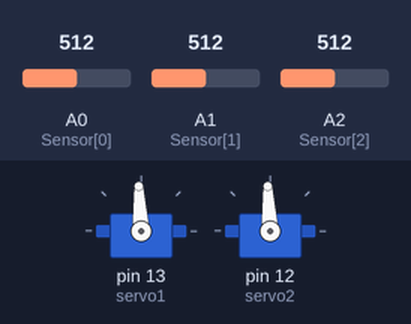
A sketch run on a simulated Arduino Uno, built with avr-gcc and run on an emulated ATmega328P. On the bench: 2 × servo. Inputs (shaded band) come from the test bench; at power-on: A1 (Sensor[1]) = 512, A2 (Sensor[2]) = 512, A0 (Sensor[0]) = 512.

Above: at 1.2 s.
1.3 s: A1 (Sensor[1]) set to 900
At 1.9 s:
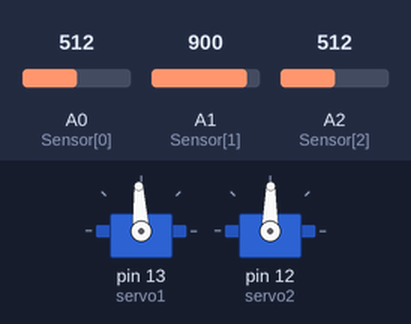
2.8 s: A2 (Sensor[2]) set to 900
At 4.2 s:
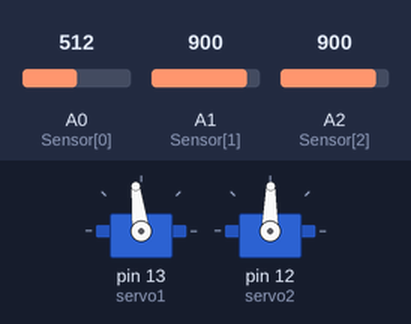
Timing chart, 0 to 5.8 s (numbered marks = the images above; inputs shaded):
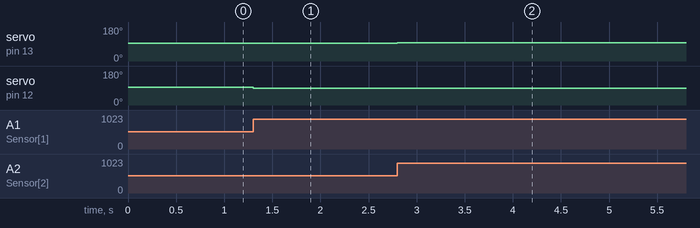

Measured:
- after the input at 1.3 s, servo on pin 12 (servo2): 93° → 89° at once
- after the input at 2.8 s, servo on pin 13 (servo1): 93° → 97° at once

The sketch:

ws_1122_s1.ino
```cpp
/* 선을 따라 갈 수 있다.
 *  흰색에서는 멈춘다.
 *  십자모양길을 만나면 멈춘다.
 */
#include <Servo.h>

char Sensor[] = {A0, A1,A2};   // 로봇에서 1 2 3 순서
int Sensor_val[3];
Servo servo1, servo2;

float cm0, cm1, cm2;

void setup()
{
  Serial.begin(9600); //시리얼

  servo1.attach(13);  //오른쪽
  servo2.attach(12);  //왼쪽
  //pinMode(Sensor,INPUT);
}

void loop()
{
  Sensor_val[0] = map(analogRead(Sensor[0]), 0, 1023, 0, 5000); //전압값으로 변환
    Sensor_val[1] = map(analogRead(Sensor[1]), 0, 1023, 0, 5000);
    Sensor_val[2] = map(analogRead(Sensor[2]), 0, 1023, 0, 5000);

  cm0 = (24.61/(Sensor_val[0]-0.1696))*1000; //cm값으로 변환
    cm1 = (24.61/(Sensor_val[1]-0.1696))*1000;
    cm2 = (24.61/(Sensor_val[2]-0.1696))*1000;

  if( cm1 < 7 && cm2 < 7 ) { // X11
    if(cm0 < 7){ //111 (십자길) 정지
      servo1.writeMicroseconds(1500);
          servo2.writeMicroseconds(1500);//정지
    }
    else if(cm0 > 7  ){ //110 (일자길) 전진
      servo1.writeMicroseconds(1540);
          servo2.writeMicroseconds(1460);//전진
    }
  }
  else if(cm1 < 7 && cm2 > 7 ) { // X10   //우회전
      servo1.writeMicroseconds(1500);
       servo2.writeMicroseconds(1460);// 제자리 우회전
  }
  else if(cm1 > 7 && cm2 < 7 ) { // X01  //좌회전
      servo1.writeMicroseconds(1540);
       servo2.writeMicroseconds(1500);// 제자리 좌회전
  }

  else if(cm1 >7 && cm2 >7 ) { //X00  //정지
      servo1.writeMicroseconds(1500);
      servo2.writeMicroseconds(1500);// 정지
  }


}
```
